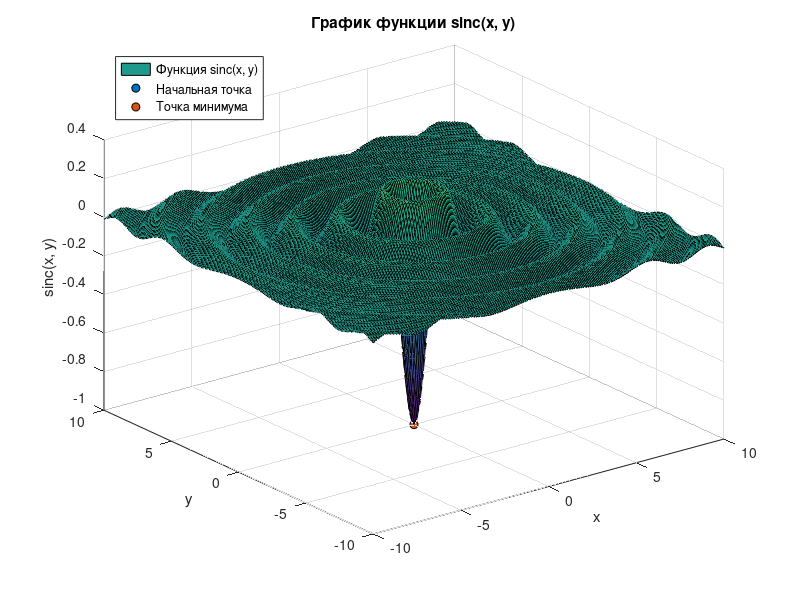

MATLAB code to generate this figure:
close all
%% Поиск минимума функции двух переменных
% Двумерный кардинальный синус
fun = @(x)-sinc(sqrt(x(1)^2 + x(2)^2));
% Из-за выбора начальной точки на спаде находим глобальный минимум
x0 = [-0.15, 1];
% Находим минимум функции нескольких переменных без ограничений 
% с использованием симплексного метода
[xmin, fval] = fminsearch(fun, x0);

%% Построение графика
[x, y] = meshgrid(-10:0.1:10); % Создание сетки точек для x и y
z = -sinc(sqrt(x.^2 + y.^2));   % Вычисление значений функции sinc(x, y)
surf(x, y, z);
hold on
% Построение начальной точки
scatter3(x0(1), x0(2), fun(x0), 'ro', 'filled', 'MarkerEdgeColor', 'k');
% Построение найденной точки минимума
scatter3(xmin(1), xmin(2), fval, 'go', 'filled', 'MarkerEdgeColor', 'k');
xlabel('x');
ylabel('y');
zlabel('sinc(x, y)');
title('График функции sinc(x, y)');
% Добавление легенды с подписями для точек
legend('Функция sinc(x, y)', 'Начальная точка', 'Точка минимума', 'Location', 'northwest');